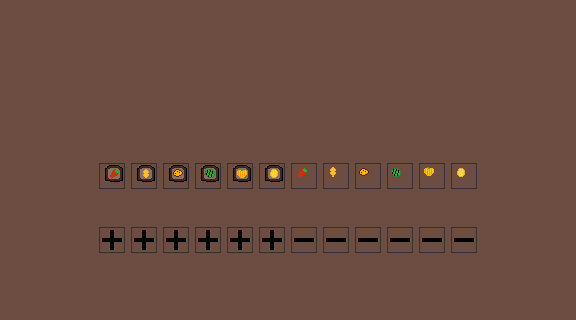

Rendered tile map (Tiled .tmx) drawn with the repository's tilesets; below, a short description and the full map source, tile grids included:
An orthogonal 18x10 tile map with 32x32 px tiles, 3 tile layers (Tile Layer 1, Tile Layer 2, Tile Layer 3) and 14 objects.

<map version="1.10" tiledversion="1.11.2" orientation="orthogonal" renderorder="right-down" width="18" height="10" tilewidth="32" tileheight="32" infinite="0" nextlayerid="5" nextobjectid="41">
 <tileset firstgid="1" name="farm" tilewidth="32" tileheight="32" tilecount="900" columns="30">
  <image source="farm.png" width="960" height="960" />
 </tileset>
 <layer id="1" name="Tile Layer 1" width="18" height="10">
  <data encoding="csv">
69,69,69,69,69,69,69,69,69,69,69,69,69,69,69,69,69,69,
69,69,69,69,69,69,69,69,69,69,69,69,69,69,69,69,69,69,
69,69,69,69,69,69,69,69,69,69,69,69,69,69,69,69,69,69,
69,69,69,69,69,69,69,69,69,69,69,69,69,69,69,69,69,69,
69,69,69,69,69,69,69,69,69,69,69,69,69,69,69,69,69,69,
69,69,69,69,69,69,69,69,69,69,69,69,69,69,69,69,69,69,
69,69,69,69,69,69,69,69,69,69,69,69,69,69,69,69,69,69,
69,69,69,69,69,69,69,69,69,69,69,69,69,69,69,69,69,69,
69,69,69,69,69,69,69,69,69,69,69,69,69,69,69,69,69,69,
69,69,69,69,69,69,69,69,69,69,69,69,69,69,69,69,69,69
</data>
 </layer>
 <layer id="2" name="Tile Layer 2" width="18" height="10">
  <data encoding="csv">
0,0,0,0,0,0,0,0,0,0,0,0,0,0,0,0,0,0,
0,0,0,0,0,0,0,0,0,0,0,0,0,0,0,0,0,0,
0,0,0,0,0,0,0,0,0,0,0,0,0,0,0,0,0,0,
0,0,0,0,0,0,0,0,0,0,0,0,0,0,0,0,0,0,
0,0,0,0,0,0,0,0,0,0,0,0,0,0,0,0,0,0,
0,0,0,94,124,154,184,214,244,95,125,155,185,215,245,0,0,0,
0,0,0,0,0,0,0,0,0,0,0,0,0,0,0,0,0,0,
0,0,0,100,100,100,100,100,100,130,130,130,130,130,130,0,0,0,
0,0,0,0,0,0,0,0,0,0,0,0,0,0,0,0,0,0,
0,0,0,0,0,0,0,0,0,0,0,0,0,0,0,0,0,0
</data>
 </layer>
 <layer id="3" name="Tile Layer 3" width="18" height="10">
  <data encoding="csv">
0,0,0,0,0,0,0,0,0,0,0,0,0,0,0,0,0,0,
0,0,0,0,0,0,0,0,0,0,0,0,0,0,0,0,0,0,
0,0,0,0,0,0,0,0,0,0,0,0,0,0,0,0,0,0,
0,0,0,0,0,0,0,0,0,0,0,0,0,0,0,0,0,0,
0,0,0,0,0,0,0,0,0,0,0,0,0,0,0,0,0,0,
0,0,0,0,0,0,0,0,0,0,0,0,0,0,0,0,0,0,
0,0,0,0,0,0,0,0,0,0,0,0,0,0,0,0,0,0,
0,0,0,0,0,0,0,0,0,0,0,0,0,0,0,0,0,0,
0,0,0,0,0,0,0,0,0,0,0,0,0,0,0,0,0,0,
0,0,0,0,0,0,0,0,0,0,0,0,0,0,0,0,0,0
</data>
 </layer>
 <objectgroup id="4" name="Object Layer 1">
  <object id="15" x="192" y="64" width="192.667" height="62">
   <properties>
    <property name="images_variation" type="int" value="0" />
    <property name="obj_type" value="shop_money_box" />
   </properties>
  </object>
  <object id="28" x="96" y="224" width="32" height="32">
   <properties>
    <property name="images_variation" type="int" value="1" />
    <property name="obj_type" value="shop_slot" />
    <property name="slot_number" type="int" value="1" />
   </properties>
  </object>
  <object id="29" x="128" y="224" width="32" height="32">
   <properties>
    <property name="images_variation" type="int" value="1" />
    <property name="obj_type" value="shop_slot" />
    <property name="slot_number" type="int" value="2" />
   </properties>
  </object>
  <object id="30" x="160" y="224" width="32" height="32">
   <properties>
    <property name="images_variation" type="int" value="1" />
    <property name="obj_type" value="shop_slot" />
    <property name="slot_number" type="int" value="3" />
   </properties>
  </object>
  <object id="31" x="192" y="224" width="32" height="32">
   <properties>
    <property name="images_variation" type="int" value="1" />
    <property name="obj_type" value="shop_slot" />
    <property name="slot_number" type="int" value="4" />
   </properties>
  </object>
  <object id="32" x="224" y="224" width="32" height="32">
   <properties>
    <property name="images_variation" type="int" value="1" />
    <property name="obj_type" value="shop_slot" />
    <property name="slot_number" type="int" value="5" />
   </properties>
  </object>
  <object id="33" x="256" y="224" width="32" height="32">
   <properties>
    <property name="images_variation" type="int" value="1" />
    <property name="obj_type" value="shop_slot" />
    <property name="slot_number" type="int" value="6" />
   </properties>
  </object>
  <object id="34" x="288" y="224" width="32" height="32">
   <properties>
    <property name="images_variation" type="int" value="1" />
    <property name="obj_type" value="shop_slot" />
    <property name="slot_number" type="int" value="7" />
   </properties>
  </object>
  <object id="35" x="320" y="224" width="32" height="32">
   <properties>
    <property name="images_variation" type="int" value="1" />
    <property name="obj_type" value="shop_slot" />
    <property name="slot_number" type="int" value="8" />
   </properties>
  </object>
  <object id="36" x="352" y="224" width="32" height="32">
   <properties>
    <property name="images_variation" type="int" value="1" />
    <property name="obj_type" value="shop_slot" />
    <property name="slot_number" type="int" value="9" />
   </properties>
  </object>
  <object id="37" x="384" y="224" width="32" height="32">
   <properties>
    <property name="images_variation" type="int" value="1" />
    <property name="obj_type" value="shop_slot" />
    <property name="slot_number" type="int" value="10" />
   </properties>
  </object>
  <object id="38" x="416" y="224" width="32" height="32">
   <properties>
    <property name="images_variation" type="int" value="1" />
    <property name="obj_type" value="shop_slot" />
    <property name="slot_number" type="int" value="11" />
   </properties>
  </object>
  <object id="39" x="448" y="224" width="32" height="32">
   <properties>
    <property name="images_variation" type="int" value="1" />
    <property name="obj_type" value="shop_slot" />
    <property name="slot_number" type="int" value="12" />
   </properties>
  </object>
  <object id="40" x="32" y="288" width="512" height="32">
   <properties>
    <property name="images_variation" type="int" value="0" />
    <property name="obj_type" value="shop_tutorial_text" />
   </properties>
  </object>
 </objectgroup>
</map>
